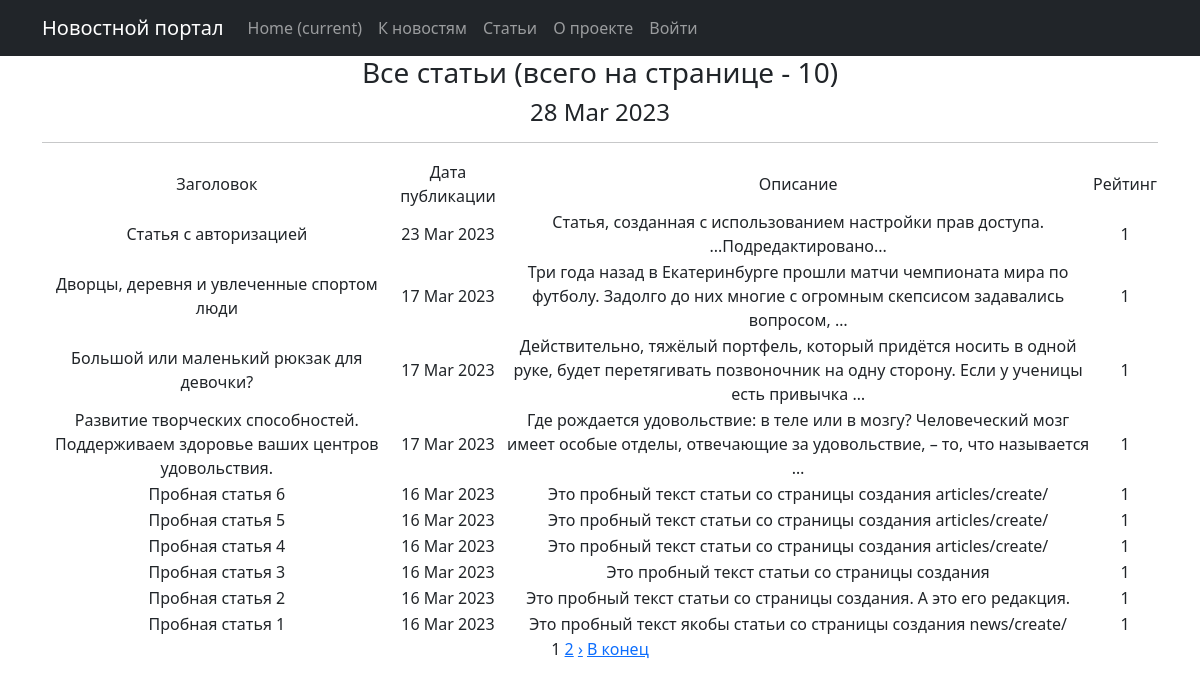
Screenshot of /posts/articles/ with the database file from the repository.
### news/models.py (models this page shows, shortened)
class Post(models.Model):
    author = models.ForeignKey(Author, on_delete=models.CASCADE)
    content = models.CharField(max_length=2, choices=CONTENTS)
    time_in = models.DateTimeField(auto_now_add=True)
    category = models.ManyToManyField(Category, through='PostCategory')
    title = models.CharField(max_length=255,)
    content_text = models.TextField()
    content_rate = models.IntegerField(default=1)

### news/views.py (the view)
# urls.py: path('articles/', ArticlesList.as_view(), name='articles_list'),
class ArticlesList(ListView):
    model = Post
    queryset = Post.objects.filter(content = 'AC')
    ordering = '-time_in'
    template_name = 'articles.html'
    context_object_name = 'articles'
    paginate_by = 10
    def get_queryset(self):
        queryset = super().get_queryset()
        self.filterset = PostFilter(self.request.GET, queryset)
        return self.filterset.qs
    def get_context_data(self, **kwargs):
        context = super().get_context_data(**kwargs)
        context['time_now'] = datetime.utcnow()
        context['filterset'] = self.filterset
        return context

### news/templatetags/custom_filters.py (called while the page is built)
@register.filter()
@stringfilter #чтобы не вызывать ошибки, приведем в строку
def censor(value, bad_words = bad_list):
    words = value.split()#разделим строку
    new_line=''
    for word in words:
        if word.lower() in bad_words in bad_words:
            new_line += word[0] #если да, первый символ оставляем
            for i in word[1:]:
                new_line += '*'#остальные заменяем на *
            new_line += ' '
        elif (word[:-1].lower()) in bad_words:
            new_line += word[0]
            for i in word[1:-1]:
                new_line += '*'
            new_line += (word[-1] + ' ')
        else:
            new_line += (word + ' ')
    return new_line.rstrip()

### news/templatetags/custom_tags.py (called while the page is built)
@register.simple_tag(takes_context=True)
def url_replace(context, **kwargs):
   d = context['request'].GET.copy()
   for k, v in kwargs.items():
       d[k] = v
   return d.urlencode()

### templates/articles.html (shortened to what this page needs)
{% extends 'flatpages/default.html' %}
{% load custom_filters %}
{% load custom_tags %}
{% block content %}
    <h3>Все статьи (всего на странице - {{ articles|length}})</h3>
    <h4>{{ time_now|date:'d M Y'}}</h4>
    <hr>
    {% if articles %}
       <table>
           <tr>
               <td>Заголовок</td>
               <td>Дата публикации</td>
               <td>Описание</td>
               <td>Рейтинг</td>
           </tr>
           {% for post in articles %}
           <tr>
               <td>{{ post.title|censor }}</td>
               <td>{{ post.time_in|date:'d M Y' }}</td>
               <td>{{ post.content_text|censor|truncatewords:20 }}</td>
               <td>{{ post.content_rate }}</td>
           </tr>
           {% endfor %}
       </table>
    {% else %}
        <h3>Новости не найдены</h3>
    {% endif %}
   {{ page_obj.number }}
   {% if page_obj.has_next %}
       <a href="?{% url_replace page=page_obj.next_page_number %}">{{ page_obj.next_page_number }}</a>
   {% endif %}
        {% if page_obj.has_next %}
            <a href="?{% url_replace page=page_obj.next_page_number %}">&rsaquo;</a>
            <a href="?{% url_replace page=page_obj.paginator.num_pages %}">В конец</a>
        {% endif %}
{% endblock content %}

### rows the page displays
Post: title|censor "Статья с авторизацией", time_in "23 Mar 2023", content_text|censor "Статья, созданная с использованием настройки прав доступа. ...Подредактировано...", content_rate "1"
Post: title|censor "Дворцы, деревня и увлеченные спортом люди", time_in "17 Mar 2023", content_text|censor "Три года назад в Екатеринбурге прошли матчи чемпионата мира по футболу. Задолго до них многие с огромным скепсисом задавались вопросом, …", content_rate "1"
Post: title|censor "Большой или маленький рюкзак для девочки?", time_in "17 Mar 2023", content_text|censor "Действительно, тяжёлый портфель, который придётся носить в одной руке, будет перетягивать позвоночник на одну сторону. Если у ученицы есть привычка …", content_rate "1"
Post: title|censor "Развитие творческих способностей. Поддерживаем здоровье ваших центров удовольствия.", time_in "17 Mar 2023", content_text|censor "Где рождается удовольствие: в теле или в мозгу? Человеческий мозг имеет особые отделы, отвечающие за удовольствие, – то, что называется …", content_rate "1"
Post: title|censor "Пробная статья 6", time_in "16 Mar 2023", content_text|censor "Это пробный текст статьи со страницы создания articles/create/", content_rate "1"
Post: title|censor "Пробная статья 5", time_in "16 Mar 2023", content_text|censor "Это пробный текст статьи со страницы создания articles/create/", content_rate "1"
Post: title|censor "Пробная статья 4", time_in "16 Mar 2023", content_text|censor "Это пробный текст статьи со страницы создания articles/create/", content_rate "1"
Post: title|censor "Пробная статья 3", time_in "16 Mar 2023", content_text|censor "Это пробный текст статьи со страницы создания", content_rate "1"
Post: title|censor "Пробная статья 2", time_in "16 Mar 2023", content_text|censor "Это пробный текст статьи со страницы создания. А это его редакция.", content_rate "1"
Post: title|censor "Пробная статья 1", time_in "16 Mar 2023", content_text|censor "Это пробный текст якобы статьи со страницы создания news/create/", content_rate "1"

### other values shown
{{ articles|length }} "10"
{{ time_now|date:'d M Y' }} "28 Mar 2023"
{{ page_obj.number }} "1"
{{ page_obj.next_page_number }} "2"
